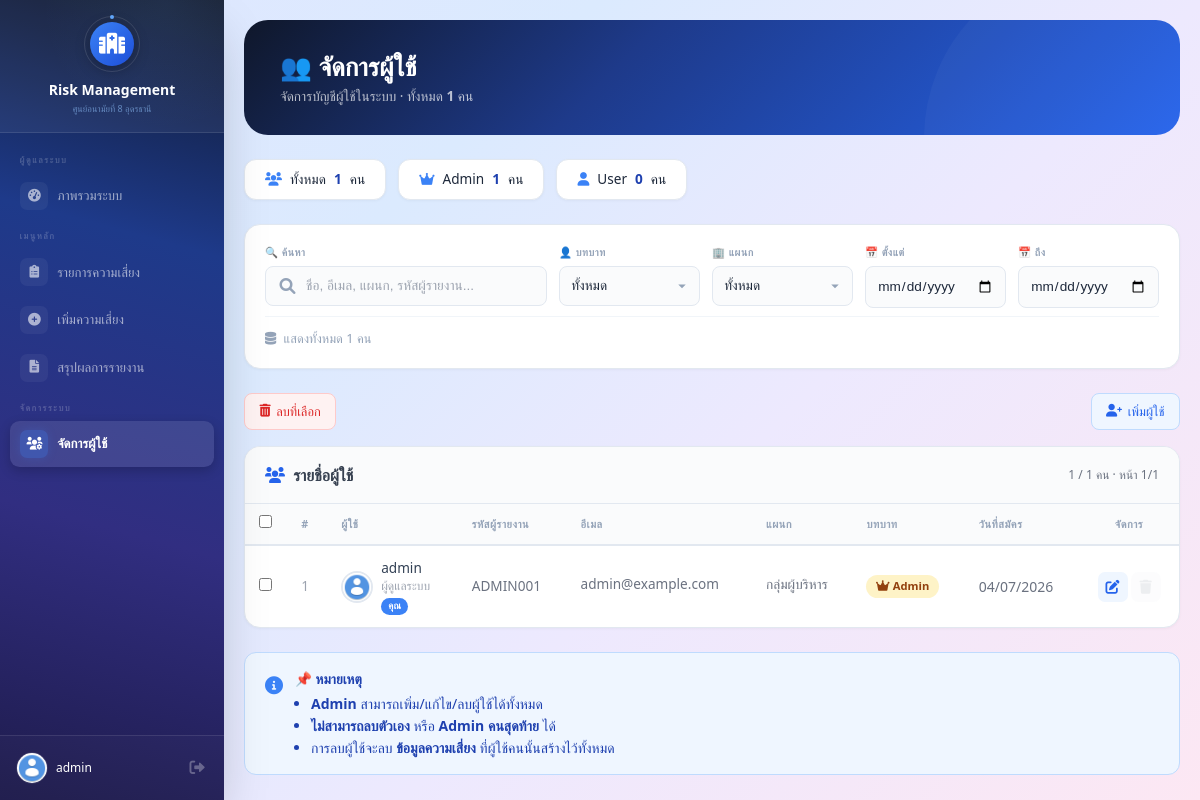
/users.php (signed in), run on the app's committed database.
### tables this page shows
CREATE TABLE IF NOT EXISTS users (
    id INT AUTO_INCREMENT PRIMARY KEY,
    reporter_code VARCHAR(255) NOT NULL,
    username VARCHAR(50) NOT NULL,
    fullname VARCHAR(255) DEFAULT NULL,
    email VARCHAR(100) DEFAULT NULL,
    phone VARCHAR(20) DEFAULT NULL,
    department VARCHAR(255) DEFAULT NULL,
    password VARCHAR(255) NOT NULL,
    role ENUM('admin','user') DEFAULT 'user',
    avatar VARCHAR(255) DEFAULT NULL,
    created_at TIMESTAMP DEFAULT CURRENT_TIMESTAMP,
    UNIQUE KEY username (username)
);

### users.php (the view, shortened to what this page needs)
<?php
require_once 'config/db.php';
$search       = trim($_GET['search'] ?? '');
$role_filter  = $_GET['role'] ?? '';
$dept_filter  = $_GET['department'] ?? '';
$date_from    = $_GET['date_from'] ?? '';
$date_to      = $_GET['date_to'] ?? '';
$page    = max(1, (int)($_GET['page'] ?? 1));
$perPage = 10;
$offset  = ($page - 1) * $perPage;
$where  = "WHERE 1=1";
$params = [];
$countStmt = $pdo->prepare("SELECT COUNT(*) FROM users $where");
$countStmt->execute($params);
$totalUsers = $countStmt->fetchColumn();
$totalPages = ceil($totalUsers / $perPage);
$dataSql = "SELECT id, username, fullname, email, phone, department, role, avatar, reporter_code, created_at FROM users $where ORDER BY id DESC LIMIT $perPage OFFSET $offset";
$stmt = $pdo->prepare($dataSql);
$stmt->execute($params);
$users = $stmt->fetchAll();
$adminCount = $pdo->query("SELECT COUNT(*) FROM users WHERE role = 'admin'")->fetchColumn();
?>
<?php include 'includes/header.php'; ?>
<div class="flex h-screen">
    <?php include 'includes/sidebar.php'; ?>
    <div class="flex-1 p-4 md:p-5 overflow-y-auto">
        <div class="page-container">
            <div class="page-header">
                <h1>👥 จัดการผู้ใช้</h1>
                <p>จัดการบัญชีผู้ใช้ในระบบ · ทั้งหมด <strong><?= number_format($totalUsers) ?></strong> คน</p>
            </div>
            <div class="stats-row">
                <div class="stat-badge"><i class="fas fa-users"></i> ทั้งหมด <strong><?= number_format($totalUsers) ?></strong> คน</div>
                <div class="stat-badge"><i class="fas fa-crown text-amber-500"></i> Admin <strong><?= $adminCount ?></strong> คน</div>
                <div class="stat-badge"><i class="fas fa-user"></i> User <strong><?= number_format($totalUsers - $adminCount) ?></strong> คน</div>
            </div>
            <div class="filter-card">
                <form method="GET" id="filterForm" action="users.php">
                    <div class="filter-grid">
                        <div class="search-box filter-group">
                            <label class="filter-label">🔍 ค้นหา</label>
                            <div style="position:relative;">
                                <i class="fas fa-search search-icon"></i>
                                <input type="text" name="search" id="searchInput" value="<?= htmlspecialchars($search) ?>" class="filter-input" placeholder="ชื่อ, อีเมล, แผนก, รหัสผู้รายงาน..." style="width:100%;">
                            </div>
                        </div>
                        <div class="filter-group">
                            <label class="filter-label">👤 บทบาท</label>
                            <select name="role" class="filter-input auto-submit">
                                <option value="">ทั้งหมด</option>
                            </select>
                        </div>
                        <div class="filter-group">
                            <label class="filter-label">🏢 แผนก</label>
                            <select name="department" class="filter-input auto-submit">
                                <option value="">ทั้งหมด</option>
                            </select>
                        </div>
                        <div class="filter-group">
                            <label class="filter-label">📅 ตั้งแต่</label>
                            <input type="date" name="date_from" value="<?= htmlspecialchars($date_from) ?>" class="filter-input auto-submit">
                        </div>
                        <div class="filter-group">
                            <label class="filter-label">📅 ถึง</label>
                            <input type="date" name="date_to" value="<?= htmlspecialchars($date_to) ?>" class="filter-input auto-submit">
                        </div>
                    </div>
                    <div class="filter-actions">
                        <span style="font-size:0.8rem;color:#94a3b8;">
                            <?php if ($search || $role_filter || $dept_filter || $date_from || $date_to): ?>
                                <i class="fas fa-check-circle text-green-500 mr-1"></i> พบ <?= number_format($totalUsers) ?> คน
                            <?php else: ?>
                                <i class="fas fa-database mr-1"></i> แสดงทั้งหมด <?= number_format($totalUsers) ?> คน
                            <?php endif; ?>
                        </span>
                    </div>
                </form>
            </div>
            <div class="action-bar">
                <button id="deleteSelected" class="btn-action red"><i class="fas fa-trash-alt"></i> ลบที่เลือก</button>
                <a href="user_form.php" class="btn-action blue" style="margin-left:auto;"><i class="fas fa-user-plus"></i> เพิ่มผู้ใช้</a>
            </div>
            <?php if (empty($users)): ?>
                <div class="empty-state">
                    <i class="fas fa-users-slash"></i>
                    <h3 class="text-xl font-semibold text-gray-600 mb-2">ไม่พบผู้ใช้</h3>
                    <p class="text-gray-400"><?= ($search || $role_filter || $dept_filter || $date_from || $date_to) ? 'ไม่มีข้อมูลตรงตามเงื่อนไข' : 'ยังไม่มีผู้ใช้ในระบบ' ?></p>
                </div>
            <?php else: ?>
                <div class="table-card">
                    <div class="table-header-bar">
                        <span class="font-semibold text-gray-700"><i class="fas fa-users text-blue-600 mr-1"></i> รายชื่อผู้ใช้</span>
                        <span class="text-xs text-gray-500"><?= count($users) ?> / <?= number_format($totalUsers) ?> คน · หน้า <?= $page ?>/<?= max(1, $totalPages) ?></span>
                    </div>
                    <div class="overflow-x-auto">
                        <table>
                            <thead>
                                <tr>
                                    <th style="width:40px;"><input type="checkbox" id="selectAll"></th>
                                    <th style="width:40px;">#</th>
                                    <th>ผู้ใช้</th>
                                    <th>รหัสผู้รายงาน</th>
                                    <th>อีเมล</th>
                                    <th>แผนก</th>
                                    <th>บทบาท</th>
                                    <th>วันที่สมัคร</th>
                                    <th style="width:100px;text-align:center;">จัดการ</th>
                                </tr>
                            </thead>
                            <tbody>
                                <?php foreach ($users as $index => $user): ?>
                                    <tr>
                                        <td><input type="checkbox" class="user-checkbox" value="<?= $user['id'] ?>"></td>
                                        <td class="text-gray-400"><?= ($page - 1) * $perPage + $index + 1 ?></td>
                                        <td>
                                            <div class="avatar-cell">
                                                <img src="avatars/<?= htmlspecialchars($user['avatar'] ?: 'default.png') ?>" class="avatar-img-sm" onerror="this.src='avatars/default.png'">
                                                <div>
                                                    <div class="font-medium"><?= htmlspecialchars($user['username']) ?></div>
                                                    <?php if (!empty($user['fullname'])): ?>
                                                        <div class="text-xs text-gray-400"><?= htmlspecialchars($user['fullname']) ?></div>
                                                    <?php endif; ?>
                                                    <?php if ($user['id'] == $_SESSION['user_id']): ?>
                                                        <span class="badge badge-you">คุณ</span>
                                                    <?php endif; ?>
                                                </div>
                                            </div>
                                        </td>
                                        <td class="text-gray-500"><?= htmlspecialchars($user['reporter_code'] ?? '-') ?></td>
                                        <td class="text-gray-500">
                                            <?php if (!empty($user['email'])): ?>
                                                <span class="text-truncate" title="<?= htmlspecialchars($user['email']) ?>"><?= htmlspecialchars($user['email']) ?></span>
                                            <?php else: ?><span class="text-gray-300">-</span><?php endif; ?>
                                        </td>
                                        <td class="text-gray-500">
                                            <?php if (!empty($user['department'])): ?>
                                                <span class="text-truncate" title="<?= htmlspecialchars($user['department']) ?>"><?= htmlspecialchars($user['department']) ?></span>
                                            <?php else: ?><span class="text-gray-300">-</span><?php endif; ?>
                                        </td>
                                        <td>
                                            <span class="badge <?= $user['role'] == 'admin' ? 'badge-admin' : 'badge-user' ?>">
                                                <i class="fas <?= $user['role'] == 'admin' ? 'fa-crown' : 'fa-user' ?> text-xs"></i>
                                                <?= $user['role'] == 'admin' ? 'Admin' : 'User' ?>
                                            </span>
                                        </td>
                                        <td class="text-gray-500 text-sm"><?= date('d/m/Y', strtotime($user['created_at'])) ?></td>
                                        <td>
                                            <div style="display:flex;gap:3px;justify-content:center;">
                                                <a href="user_form.php?id=<?= $user['id'] ?>" class="btn-icon bg-blue-50 text-blue-600 hover:bg-blue-100" title="แก้ไข"><i class="fas fa-edit text-sm"></i></a>
                                                <?php if ($user['id'] != $_SESSION['user_id']): ?>
                                                    <button class="btn-icon bg-red-50 text-red-600 hover:bg-red-100 delete-single" data-id="<?= $user['id'] ?>" data-username="<?= htmlspecialchars($user['username']) ?>" title="ลบ"><i class="fas fa-trash text-sm"></i></button>
                                                <?php else: ?>
                                                    <span class="btn-icon disabled bg-gray-50 text-gray-300" title="ไม่สามารถลบตัวเองได้"><i class="fas fa-trash text-sm"></i></span>
                                                <?php endif; ?>
                                            </div>
                                        </td>
                                    </tr>
                                <?php endforeach; ?>
                            </tbody>
                        </table>
                    </div>
                </div>
            <?php endif; ?>
            <div class="info-card">
                <div class="flex items-start gap-3">
                    <i class="fas fa-info-circle text-blue-500 text-lg mt-0.5"></i>
                    <div>
                        <p class="font-semibold mb-1">📌 หมายเหตุ</p>
                        <ul class="list-disc ml-4 space-y-0.5 text-sm">
                            <li><strong>Admin</strong> สามารถเพิ่ม/แก้ไข/ลบผู้ใช้ได้ทั้งหมด</li>
                            <li><strong>ไม่สามารถลบตัวเอง</strong> หรือ <strong>Admin คนสุดท้าย</strong> ได้</li>
                            <li>การลบผู้ใช้จะลบ <strong>ข้อมูลความเสี่ยง</strong> ที่ผู้ใช้คนนั้นสร้างไว้ทั้งหมด</li>
                        </ul>
                    </div>
                </div>
            </div>
        </div>
    </div>
</div>
<?php include 'includes/footer.php'; ?>

### assets/css/custom.css (style rules this page uses)
:root { --primary-50: #eff6ff; --primary-100: #dbeafe; --primary-200: #bfdbfe; --primary-300: #93c5fd; --primary-400: #60a5fa; --primary-500: #3b82f6; --primary-600: #2563eb; --primary-700: #1d4ed8; --primary-800: #1e40af; --primary-900: #1e3a8a; }

### data on the page
users: index "1", avatar (placeholder picture), username "admin", fullname "ผู้ดูแลระบบ", shows "คุณ", reporter_code "ADMIN001", email "admin@example.com", department "กลุ่มผู้บริหาร", role "Admin", created_at "04/07/2026"

### other printed values
$_SESSION['username'] "admin"
$totalUsers "1"
$adminCount "1"
$totalUsers - $adminCount "0"
count($users) "1"
$page "1"
max(1, $totalPages) "1"
